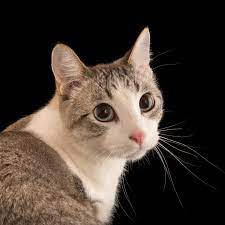
#> input picture django_project_1-main/cat_img_download/cat1.jpg, 225 x 225 px
$ python -i image_preprocessing.py   (imports and definitions only)
#> lines starting #> are read from the running program, lines starting #| are printed output that depends on the picture
#> further down, picture is the input picture: shape (225, 225, 3); mean B, G, R 49.3, 57.4, 69
from PIL import Image
import numpy as np
import cv2


def dbobject_to_np(db_object):
    img_path = db_object.image.path
    img_pil = Image.open(img_path).convert('RGB')
    img_np = np.array(img_pil)
    # img_np_1 = cv2.resize(img_np, (512,512))
    img_cv = cv2.cvtColor(img_np, cv2.COLOR_RGB2BGR)
    return img_cv

def image_resize(image,w,h):
    trans_image = cv2.resize(image,(w,h))
    return trans_image


def ani_to_edge(ani_image):
    gray_img =  cv2.cvtColor(ani_image , cv2.COLOR_BGR2GRAY)
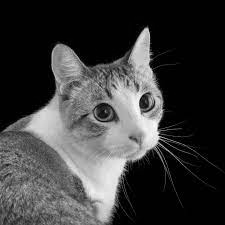
#> gray_img: shape (225, 225); min 0, max 252, mean 60
    invert = cv2.bitwise_not(gray_img)
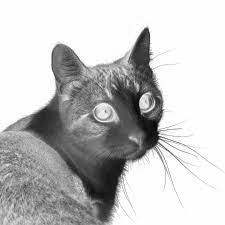
#> invert: shape (225, 225); min 3, max 255, mean 195
    blur = cv2.GaussianBlur(invert, (21, 21), 0)
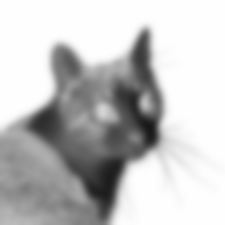
#> blur: shape (225, 225); min 24, max 254, mean 195
    invertedblur = cv2.bitwise_not(blur)
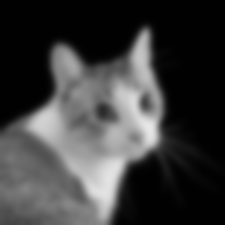
#> invertedblur: shape (225, 225); min 1, max 231, mean 60
    sketch = cv2.divide(gray_img,invertedblur, scale=256.0)
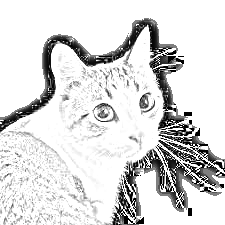
#> sketch: shape (225, 225); min 0, max 255, mean 218.3
    return sketch

def np_to_pil(img_np):
    # NumPy 배열을 PIL 이미지로 변환
    return Image.fromarray(np.uint8(img_np))

>>> import cv2
>>> picture = cv2.imread('../cat_img_download/cat1.jpg')
>>> result = ani_to_edge(picture)

$ run again, on django_project_1-main/cat_img_download/cat2.jpg
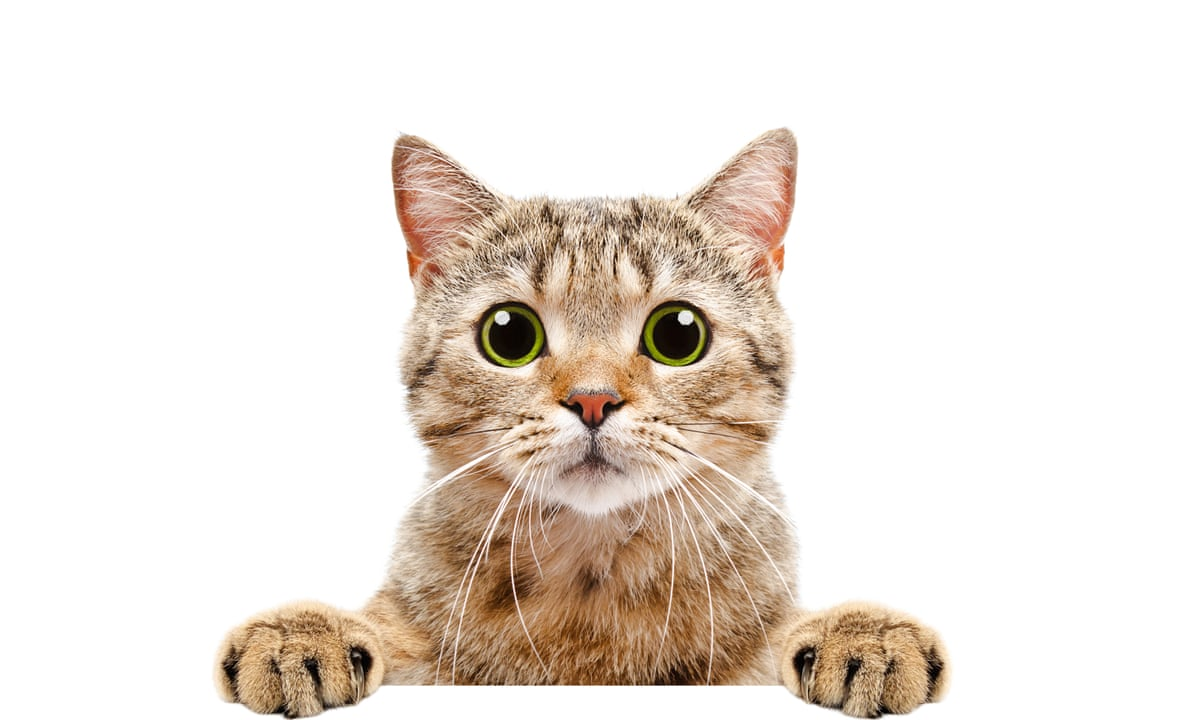
#> input picture django_project_1-main/cat_img_download/cat2.jpg, 1200 x 720 px
#> picture is the input picture: shape (720, 1200, 3); mean B, G, R 219.7, 227.2, 235.5
#> in ani_to_edge, `blur = cv2.GaussianBlur(invert, (21, 21), 0)`:
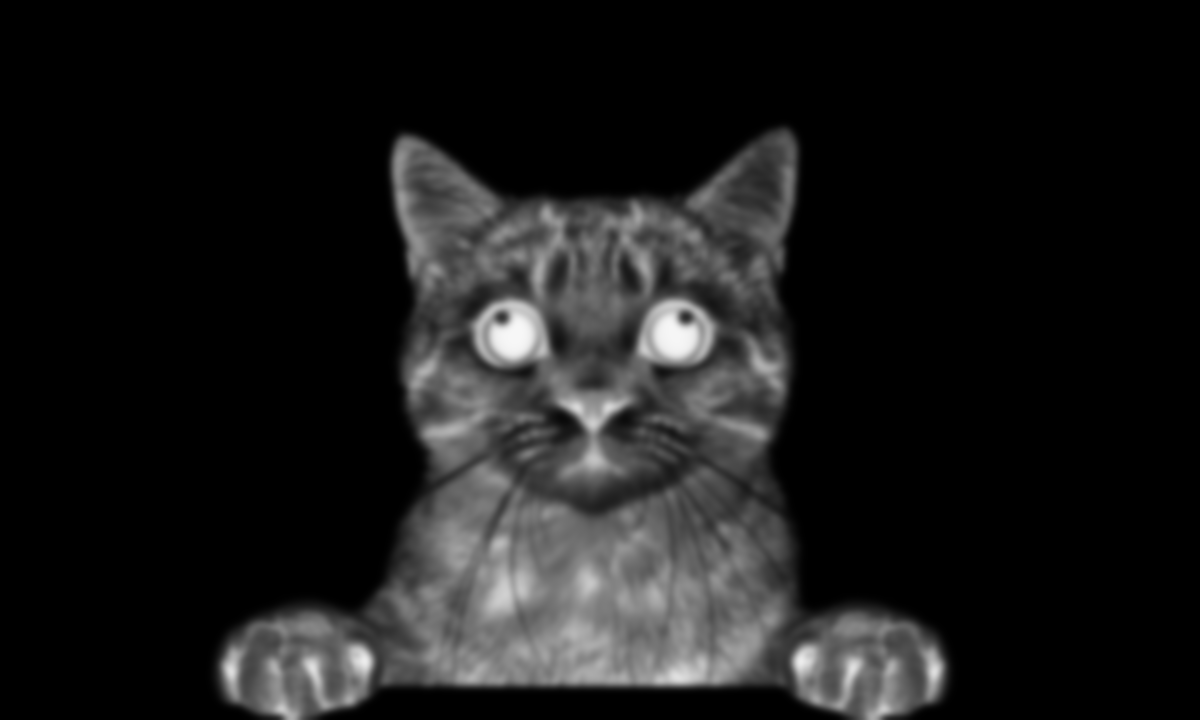
#> blur: shape (720, 1200); min 0, max 247, mean 26.1
#> in ani_to_edge, `sketch = cv2.divide(gray_img,invertedblur, scale=256.0)`:
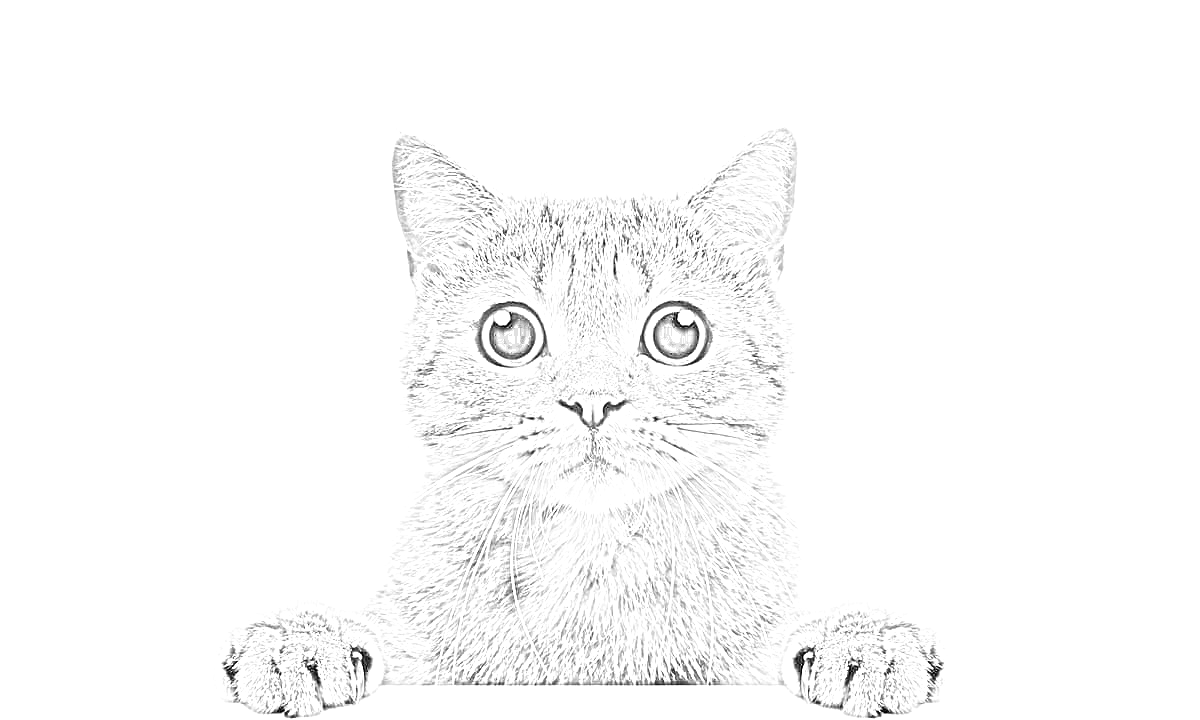
#> sketch: shape (720, 1200); min 0, max 255, mean 249.9
